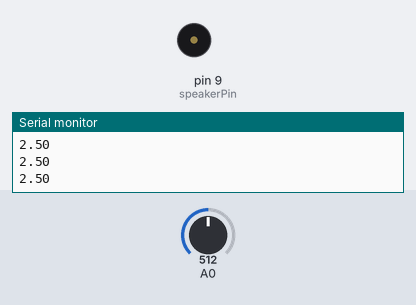
The sketch below on a simulated Arduino Uno, built with avr-gcc and run on an emulated ATmega328P. Shown: buzzer (waves = sounding), the last lines printed to the serial monitor. The test bench sets the inputs (shaded band); at power-on: A0 = 512.

Above: at 1.2 s.
1.3 s: A0 set to 526
2.8 s: A0 set to 554
At 3.8 s:
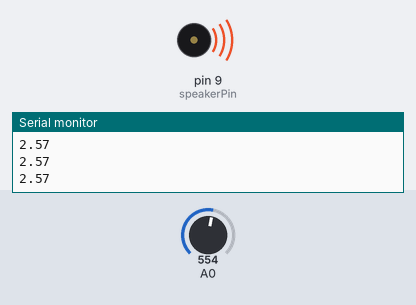
Timing chart, 0 to 5.8 s (numbered marks = the images above; inputs shaded):
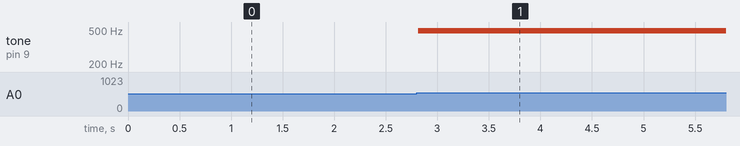

The sketch:

Infared.ino
```cpp
int speakerPin = 9;
int thresholdVoltage;
int sensorValue;
// the setup routine runs once when you press reset:
void setup() {
  // initialize serial communication at 9600 bits per second:
  Serial.begin(9600);
  pinMode(speakerPin, OUTPUT);
  thresholdVoltage = analogRead(A0);
  Serial.println((float)thresholdVoltage * (5.0 / 1023.0));

}

// the loop routine runs over and over again forever:
void loop() {
  // read the input on analog pin 0:
  sensorValue = analogRead(A0);
  if(thresholdVoltage*1.05 < sensorValue) // if the voltage is within 5% of measured voltage
  {
    playAlarm();
  }

  float voltage = sensorValue * (5.0 / 1023.0);
  Serial.println(voltage);
  delay(10);
}

void playAlarm()
{
  int i;
  for(i = 0; i < 255; i = i + 2)
        {
            analogWrite(speakerPin, i);
            delay(10);
        }
        for(i = 255; i > 1; i = i - 2)
        {
            analogWrite(speakerPin, i);
            delay(5);
        }
        for(i = 1; i <= 10; i++)
        {

            analogWrite(speakerPin, 200);
            delay(100);
            analogWrite(speakerPin, 25);
            delay(100);
        }
    }
```

Measured:
- the behaviour switches between 537 and 538 on A0 (found by bisection; images 0 and 1)
- after the input at 2.8 s, tone on pin 9 (speakerPin): silent → 490 Hz at once
